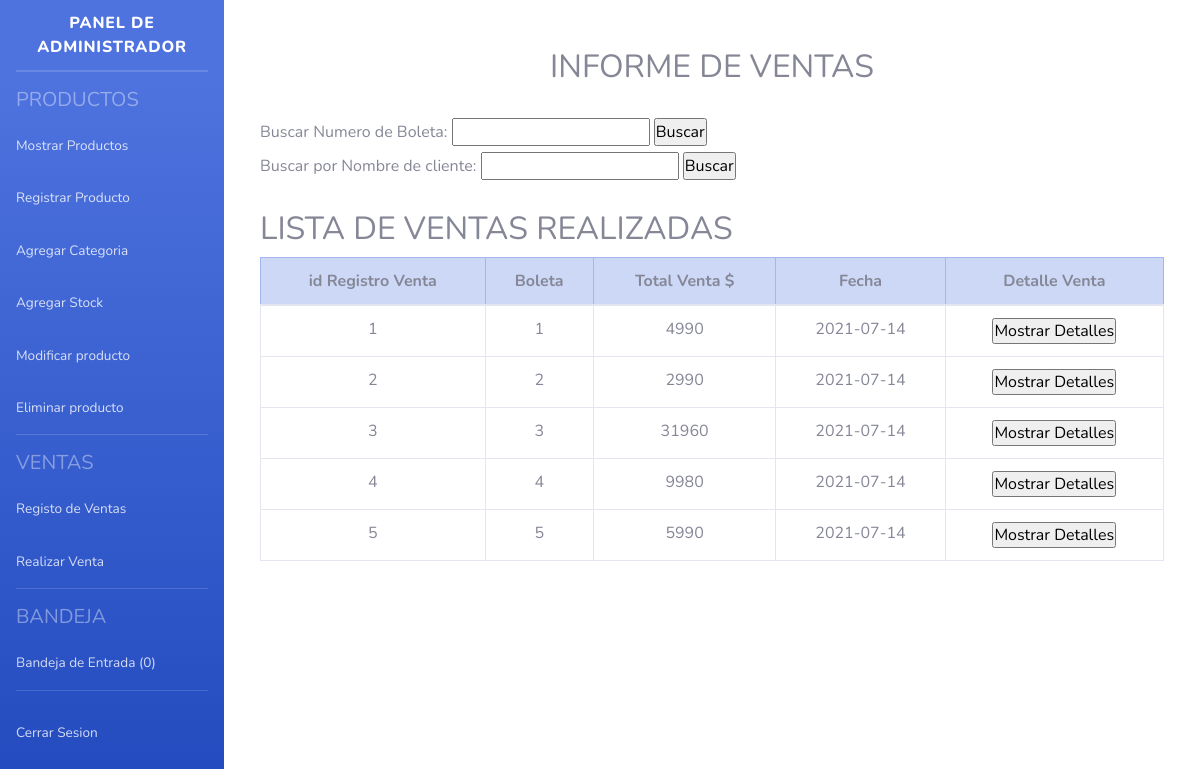
Screenshot of /latienditadececi/panel.php?pagina=informes with the database file from the repository.
### tables this page shows
CREATE TABLE `registroventa` (
  `id_registro` int(11) NOT NULL,
  `id_venta` int(11) NOT NULL,
  `total_venta` int(11) NOT NULL,
  `fecha` date NOT NULL
);

### latienditadececi/vistas/informes.php (the view, shortened to what this page needs)
<html>
<body>
<?php
    include "conexion.php";
?>
<br> <br> <br>
<div class="container row">
    <div class="container col lg-12 md-12 mb-5">
        <br><br>
        <h2 class="text-center">INFORME DE VENTAS</h2><br>
        <form action="panel.php?pagina=informes" method="POST">
            <label>Buscar Numero de Boleta: </label>
            <input list="ventas" name="venta">
            <input type="submit" name="buscar_v" value="Buscar">
        </form>
        <form action="panel.php?pagina=informes" method="POST">
            <label>Buscar por Nombre de cliente: </label>
            <input list="nombres" name="nombres" autocomplete="off">
            <input type="submit" name="buscar_vn" value="Buscar">
        </form>
    <?php
        if(isset($_POST['buscar_v']))
        {
            $codigo_venta=$_POST['venta'];
            ?>
            <table class="container text-center table table-bordered">
                <thead class="container table-primary">
                    <tr>
                        <th>id Producto</th>
                        <th>Nombre Producto</th>
                        <th>Cantidad</th>
                        <th>Valor Venta $</th>
                        <th>Fecha venta</th>
                        <th>Detalles</th>
                    </tr>
                </thead>
                <tbody>
                    <?php
                        $sql="SELECT * FROM venta WHERE id_rventa='$codigo_venta'";
                        $result= mysqli_query($conexion,$sql);
                        $mostrar=mysqli_fetch_array($result);
                        echo 'El numero de boleta es el siguiente: <h2>'.$mostrar['id_rventa'].'</h2>';
                        echo 'El nombre del cliente es el siguiente:';
                        $idc=$mostrar['id_cliente1'];
                        $sql="SELECT * FROM cliente WHERE id_cliente='$idc'";
                        $result= mysqli_query($conexion,$sql);
                        while($mostrar=mysqli_fetch_array($result))
                        {
                            echo '<h2>'.$mostrar['nombre_cliente'].'</h2>';
                        }
                        $sql="SELECT * FROM venta WHERE id_rventa='$codigo_venta'";
                        $result= mysqli_query($conexion,$sql);
                        while($mostrar=mysqli_fetch_array($result))
                        {
                        ?>
                            <tr>
                                <td><center><?php echo $mostrar['id_producto1']?></center></td>
                                <td><center><?php
                                $nombre = $mostrar['id_producto1'];
                                $sql="SELECT * FROM producto WHERE id_producto='$nombre'";
                                $result2= mysqli_query($conexion,$sql);
                                while($mostrar2=mysqli_fetch_array($result2))
                                {
                                    echo $mostrar2['nombre_producto'];
                                }
                                ?></center></td>
                                <td><center><?php echo $mostrar['cantidad_p']?></center></td>
                                <td><center><?php echo $mostrar['valor_venta']?></center></td>
                                <td><center><?php echo $mostrar['fecha_venta']?></center></td>
                                <td><center><?php echo $mostrar['detalle_venta']?></center></td>
                            </tr>
                                <?php
                        }
                            ?>
                </tbody>
            </table>
            <form action="panel.php?pagina=informes" method="POST">
                                <input type="submit" value="atras">
                            </form>
            <?php
        }else{
            if(isset($_POST['boton_detalles']))
            {
                $idRV=$_POST['idventa'];
                ?>
                <table class="container text-center table table-bordered">
                <thead class="container table-primary">
                    <tr>
                        <th>id Producto</th>
                        <th>Nombre Producto</th>
                        <th>Cantidad</th>
                        <th>Valor Venta $</th>
                        <th>Fecha venta</th>
                        <th>Detalles</th>
                    </tr>
                </thead>
                <br>
                <tbody>
                    <?php
                        $sql="SELECT * FROM venta WHERE id_rventa='$idRV'";
                        $result= mysqli_query($conexion,$sql);
                        $mostrar=mysqli_fetch_array($result);
                        echo 'El numero de boleta es el siguiente: <h2>'.$mostrar['id_rventa'].'</h2>';
                        echo 'El nombre del cliente es el siguiente:';
                        $idc=$mostrar['id_cliente1'];
                        $sql="SELECT * FROM cliente WHERE id_cliente='$idc'";
                        $result= mysqli_query($conexion,$sql);
                        while($mostrar=mysqli_fetch_array($result))
                        {
                            echo '<h2>'.$mostrar['nombre_cliente'].'</h2>';
                        }
                        echo"Se ha llevado los siguientes productos: ";
                        $sql="SELECT * FROM venta WHERE id_rventa='$idRV'";
                        $result= mysqli_query($conexion,$sql);
                        while($mostrar=mysqli_fetch_array($result))
                        {
                        ?>
                            <tr>
                                <td><center><?php echo $mostrar['id_producto1']?></center></td>
                                <td><center><?php
                                $nombre = $mostrar['id_producto1'];
                                $sql="SELECT * FROM producto WHERE id_producto='$nombre'";
                                $result2= mysqli_query($conexion,$sql);
                                while($mostrar2=mysqli_fetch_array($result2))
                                {
                                    echo $mostrar2['nombre_producto'];
                                }
                                ?></center></td>
                                <td><center><?php echo $mostrar['cantidad_p']?></center></td>
                                <td><center><?php echo $mostrar['valor_venta']?></center></td>
                                <td><center><?php echo $mostrar['fecha_venta']?></center></td>
                                <td><center><?php echo $mostrar['detalle_venta']?></center></td>
                            </tr>
                                <?php
                        }
                             ?>
                </tbody>
            </table>
            <form action="panel.php?pagina=informes" method="POST">
                                <input type="submit" value="atras">
                            </form>
            <?php
        }else{
                if(isset($_POST['buscar_vn']))
                {
                    $idcliente=$_POST['nombres'];
                    ?>
                    <table class="container text-center table table-bordered">
                        <thead class="container table-primary">
                            <tr>
                                <th>Boleta</th>
                                <th>id Producto</th>
                                <th>Nombre Producto</th>
                                <th>Cantidad</th>
                                <th>Valor Venta $</th>
                                <th>Fecha venta</th>
                                <th>Detalles</th>
                            </tr>
                        </thead>
                        <tbody>
                            <?php
                                $sql="SELECT * FROM venta WHERE id_cliente1='$idcliente'";
                                $result= mysqli_query($conexion,$sql);
                                $mostrar=mysqli_fetch_array($result);
                                echo 'El nombre del cliente es el siguiente:';
                                $idc=$mostrar['id_cliente1'];
                                $sql="SELECT * FROM cliente WHERE id_cliente='$idc'";
                                $result= mysqli_query($conexion,$sql);
                                while($mostrar=mysqli_fetch_array($result))
                                {
                                    echo '<h2>'.$mostrar['nombre_cliente'].'</h2>';
                                }
                                echo"Se ha llevado los siguientes productos: ";
                                $sql="SELECT * FROM venta WHERE id_cliente1='$idcliente'";
                                $result= mysqli_query($conexion,$sql);
                                while($mostrar=mysqli_fetch_array($result))
                                {
                                ?>
                                    <tr>
                                        <td><center><?php echo $mostrar['id_rventa']?></center></td>
                                        <td><center><?php echo $mostrar['id_producto1']?></center></td>
                                        <td><center><?php
                                        $nombre = $mostrar['id_producto1'];
                                        $sql="SELECT * FROM producto WHERE id_producto='$nombre'";
                                        $result2= mysqli_query($conexion,$sql);
                                        while($mostrar2=mysqli_fetch_array($result2))
                                        {
                                            echo $mostrar2['nombre_producto'];
                                        }
                                        ?></center></td>
                                        <td><center><?php echo $mostrar['cantidad_p']?></center></td>
                                        <td><center><?php echo $mostrar['valor_venta']?></center></td>
                                        <td><center><?php echo $mostrar['fecha_venta']?></center></td>
                                        <td><center><?php echo $mostrar['detalle_venta']?></center></td>
                                    </tr>
                                        <?php
                                }
                                    ?>
                        </tbody>
                    </table>
                    <form action="panel.php?pagina=informes" method="POST">
                                        <input type="submit" value="atras">
                                    </form>
                    <?php
                }else{
                        ?>
                            <br>
                            <h2>LISTA DE VENTAS REALIZADAS</h2>
                            <table class="container text-center table table-bordered">
                                    <thead class="container table-primary">
                                            <tr>
                                                <th>id Registro Venta</th>
                                                <th>Boleta </th>
                                                <th>Total Venta $</th>
                                                <th>Fecha</th>
                                                <th>Detalle Venta</th>
                                            </tr>
                                        </thead>
                                        <tbody>
                                            <?php
                                                $sql="SELECT * FROM registroventa";
                                                $result= mysqli_query($conexion,$sql);
                                                while($mostrar=mysqli_fetch_array($result))
                                                {
                                            ?>
                                                <tr>
                                                    <td><center><?php echo $mostrar['id_registro']?></center></td>
                                                    <td><center><?php echo $mostrar['id_venta']?></center></td>
                                                    <td><center><?php echo $mostrar['total_venta']?></center></td>
                                                    <td><center><?php echo $mostrar['fecha']?></center></td>
                                                    <td>
                                                        <form action="panel.php?pagina=informes" method="POST">
                                                            <input type="submit" name='boton_detalles' value='Mostrar Detalles'>
                                                        </form>
                                                    </td>
                                                </tr>
                                                <?php
                                                }
                                                ?>
                                        </tbody>
                            </table>
                        <?php
                    }}
                }
                            ?>

### latienditadececi/panel.php (style rules this page uses)
* { margin: 0; padding: 0; -webkit-box-sizing: border-box; -moz-box-sizing: border-box; box-sizing: border-box; }

### rows the page displays
registroventa: id_registro "1", id_venta "1", total_venta "4990", fecha "2021-07-14"
registroventa: id_registro "2", id_venta "2", total_venta "2990", fecha "2021-07-14"
registroventa: id_registro "3", id_venta "3", total_venta "31960", fecha "2021-07-14"
registroventa: id_registro "4", id_venta "4", total_venta "9980", fecha "2021-07-14"
registroventa: id_registro "5", id_venta "5", total_venta "5990", fecha "2021-07-14"

### other values shown
$rowcount "0"
